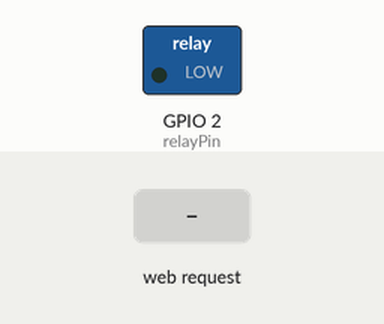
Recording of a sketch running on a simulated ESP8266 (NodeMCU). On the bench: switched loads named in the sketch (green lamp = pin HIGH). Inputs (shaded band) come from the test bench. WiFi joins after 1.5 s; servers stay silent unless stated; what the sketch prints to the serial monitor is not drawn.

Above: at 2.7 s.
2.8 s: HTTP request GET /light/on received
At 3.5 s:
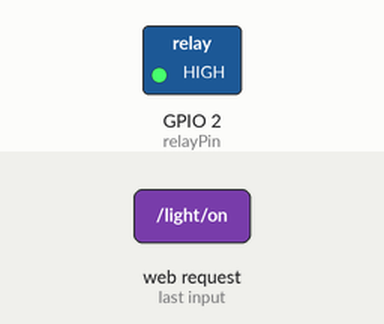
4.3 s: HTTP request GET /light/off received
At 4.6 s:
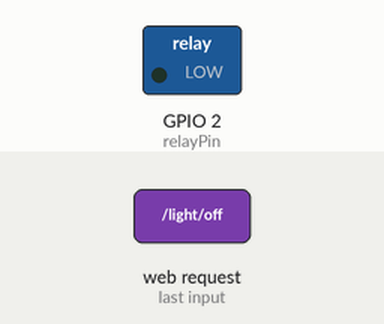
Timing chart, 0 to 7.3 s (numbered marks = the images above; inputs shaded):
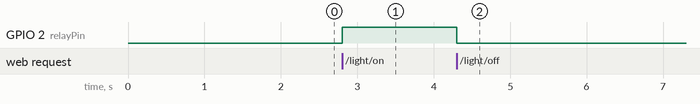

Measured:
- after the input at 2.8 s, GPIO 2 (relayPin): LOW → HIGH at once
- after the input at 4.3 s, GPIO 2 (relayPin): HIGH → LOW at once

The sketch:

ESP8266Light_Arduino.ino
```cpp
#include <ESP8266WiFi.h>
#include <WiFiClient.h>
#include <ESP8266WebServer.h>
#include <ESP8266mDNS.h>

const char *ssid = "....";
const char *password = "....";

int relayPin = 2;
boolean lightOn = false;

ESP8266WebServer server(8081);

void updateRelayPin() {
  int pinValue = lightOn ? 1 : 0;
  digitalWrite(relayPin, pinValue);
}

void configureLightOn(boolean turnOn) {
  lightOn = turnOn;
  updateRelayPin();
}

void handleLightOn() {
  configureLightOn(true);
  server.send(200, "application/json", "{\"lightOn\":true}");
}

void handleLightOff() {
  configureLightOn(false);
  server.send(200, "application/json", "{\"lightOn\":false}");
}

void handleLightStatus() {
  String resp = String(String("{\"lightOn\":") + String(lightOn ? "true" : "false") + String("}"));
  server.send(200, "application/json", resp);
}

void handleNotFound() {
  String message = "File Not Found\n\n";
  message += "URI: ";
  message += server.uri();
  message += "\nMethod: ";
  message += (server.method() == HTTP_GET) ? "GET" : "POST";
  message += "\nArguments: ";
  message += server.args();
  message += "\n";
  for (uint8_t i = 0; i < server.args(); i++){
    message += " " + server.argName(i) + ": " + server.arg(i) + "\n";
  }
  server.send(404, "text/plain", message);
}

void setup() {
  pinMode(relayPin, OUTPUT);
  Serial.begin(115200);
  WiFi.begin(ssid, password);
  Serial.println("");

  // Wait for connection
  while (WiFi.status() != WL_CONNECTED) {
    delay(500);
    Serial.print(".");
  }
  Serial.println("");
  Serial.print("Connected to ");
  Serial.println(ssid);
  Serial.print("IP address: ");
  Serial.println(WiFi.localIP());

  if (MDNS.begin("esp8266")) {
    Serial.println("MDNS responder started");
  }

  server.on("/light/status", handleLightStatus);
  server.on("/light/on", handleLightOn);
  server.on("/light/off", handleLightOff);

  server.onNotFound(handleNotFound);

  server.begin();
  Serial.println("HTTP server started");
}

void loop() {
  server.handleClient();
}
```
